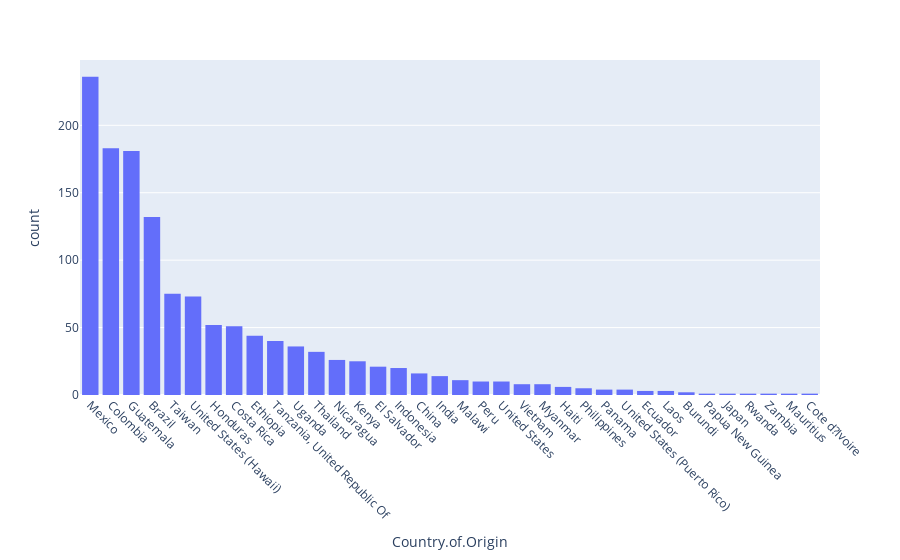

The notebook cell saved with this chart:
### Code cell
fig = px.histogram(df_coffee, 'Country.of.Origin')
fig.update_xaxes(tickangle=45, categoryorder = 'total descending')

### Figure 1 — Plotly figure (JSON) as saved in the notebook; plotly's stock layout.template omitted (floating-point values rounded to 4 significant figures; data arrays with more than 128 entries replaced by an {"elided": "..."} marker saying what was removed)
{"data": [{"alignmentgroup": "True", "bingroup": "x", "hovertemplate": "Country.of.Origin=%{x}<br>count=%{y}<extra></extra>", "legendgroup": "", "marker": {"color": "#636efa", "pattern": {"shape": ""}}, "name": "", "offsetgroup": "", "orientation": "v", "showlegend": false, "type": "histogram", "x": {"elided": "1337 str values"}, "xaxis": "x", "yaxis": "y"}], "layout": {"barmode": "relative", "legend": {"tracegroupgap": 0}, "margin": {"t": 60}, "xaxis": {"anchor": "y", "categoryorder": "total descending", "domain": [0, 1], "tickangle": 45, "title": {"text": "Country.of.Origin"}}, "yaxis": {"anchor": "x", "domain": [0, 1], "title": {"text": "count"}}}}
